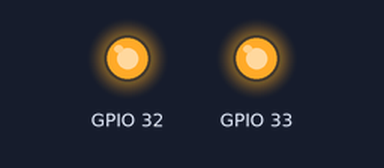
The program below on a simulated ESP32. On the bench: output pins drawn as LEDs (lit = HIGH). At 22.0 s the program stops and its outputs stay as they are.

Above: at 0.1 s.
At 2.1 s:
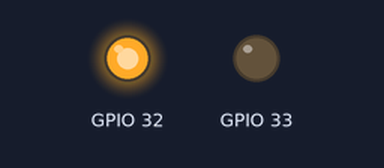
At 10.1 s:
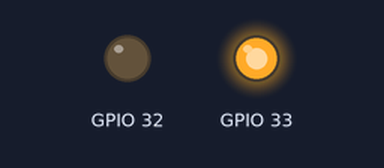
At 21.1 s:
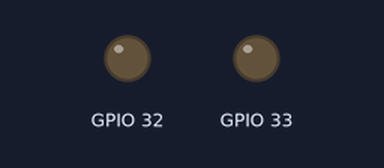
Timing chart, 0 to 22.6 s (numbered marks = the images above):
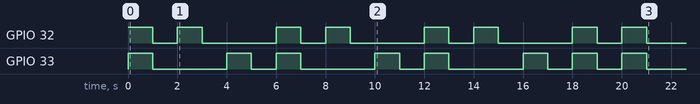

Measured:
- by itself, GPIO 32: repeats every 6.0 s: LOW 1.0 s, HIGH 1.0 s, LOW 3.0 s, HIGH 1.0 s
- by itself, GPIO 33: LOW → HIGH at 0.00 s, → LOW 1.0 s later, → HIGH 3.0 s later, → LOW 1.0 s later, … (16 changes in this stretch)

The program:

main.cpp
```cpp
#include <Arduino.h>


int loopCount = 0;
const int loopCountMax = 10;
void testRGBPins();

void setup() {
  pinMode(32, OUTPUT);
  pinMode(33, OUTPUT);
}


void loop() {
  if(loopCount == 0 || loopCount ==10){
    digitalWrite(32, HIGH);
    digitalWrite(33, HIGH);
    delay(1000);
    digitalWrite(32, LOW);
    digitalWrite(33, LOW);
    delay(1000);
  }
  if(loopCount == 1 || loopCount == 4 || loopCount == 7){
    digitalWrite(32, HIGH);
    digitalWrite(33, LOW);
    delay(1000);
    digitalWrite(32, LOW);
    delay(1000);
  }
  else if(loopCount == 2 || loopCount == 5 || loopCount == 8){
    digitalWrite(32, LOW);
    digitalWrite(33, HIGH);
    delay(1000);
    digitalWrite(33, LOW);
    delay(1000);
  }
  else if(loopCount == 3 || loopCount == 6 || loopCount == 9){
    digitalWrite(32, HIGH);
    digitalWrite(33, HIGH);
    delay(1000);
    digitalWrite(32, LOW);
    digitalWrite(33, LOW);
    delay(1000);
  }

  // 如果循环次数达到最大值，则进入无限循环
  if(loopCount == loopCountMax){
    while(true){
      // 无限循环
    }
  }
  loopCount++;
}
```
